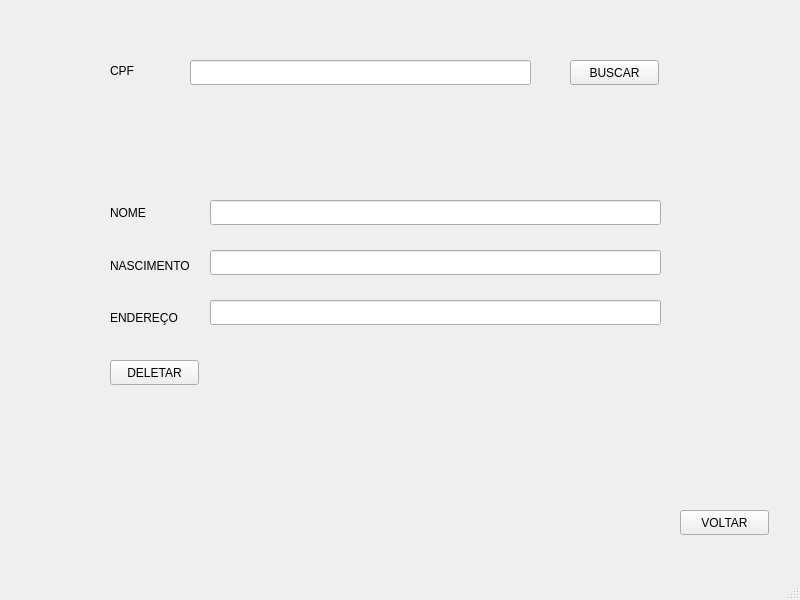
<?xml version="1.0" encoding="UTF-8"?>
<ui version="4.0">
 <class>MainWindow</class>
 <widget class="QMainWindow" name="MainWindow">
  <property name="geometry">
   <rect>
    <x>0</x>
    <y>0</y>
    <width>800</width>
    <height>600</height>
   </rect>
  </property>
  <property name="windowTitle">
   <string>MainWindow</string>
  </property>
  <widget class="QWidget" name="centralwidget">
   <widget class="QLabel" name="label">
    <property name="geometry">
     <rect>
      <x>110</x>
      <y>60</y>
      <width>31</width>
      <height>21</height>
     </rect>
    </property>
    <property name="text">
     <string>CPF</string>
    </property>
   </widget>
   <widget class="QLineEdit" name="lineEdit">
    <property name="geometry">
     <rect>
      <x>190</x>
      <y>60</y>
      <width>341</width>
      <height>25</height>
     </rect>
    </property>
   </widget>
   <widget class="QPushButton" name="pushButton">
    <property name="geometry">
     <rect>
      <x>570</x>
      <y>60</y>
      <width>89</width>
      <height>25</height>
     </rect>
    </property>
    <property name="text">
     <string>BUSCAR</string>
    </property>
   </widget>
   <widget class="QLineEdit" name="lineEdit_2">
    <property name="geometry">
     <rect>
      <x>210</x>
      <y>200</y>
      <width>451</width>
      <height>25</height>
     </rect>
    </property>
   </widget>
   <widget class="QLineEdit" name="lineEdit_3">
    <property name="geometry">
     <rect>
      <x>210</x>
      <y>250</y>
      <width>451</width>
      <height>25</height>
     </rect>
    </property>
   </widget>
   <widget class="QLineEdit" name="lineEdit_4">
    <property name="geometry">
     <rect>
      <x>210</x>
      <y>300</y>
      <width>451</width>
      <height>25</height>
     </rect>
    </property>
   </widget>
   <widget class="QPushButton" name="pushButton_2">
    <property name="geometry">
     <rect>
      <x>680</x>
      <y>510</y>
      <width>89</width>
      <height>25</height>
     </rect>
    </property>
    <property name="text">
     <string>VOLTAR</string>
    </property>
   </widget>
   <widget class="QWidget" name="layoutWidget">
    <property name="geometry">
     <rect>
      <x>110</x>
      <y>190</y>
      <width>97</width>
      <height>151</height>
     </rect>
    </property>
    <layout class="QVBoxLayout" name="verticalLayout">
     <item>
      <widget class="QLabel" name="label_2">
       <property name="text">
        <string>NOME</string>
       </property>
      </widget>
     </item>
     <item>
      <widget class="QLabel" name="label_3">
       <property name="text">
        <string>NASCIMENTO</string>
       </property>
      </widget>
     </item>
     <item>
      <widget class="QLabel" name="label_4">
       <property name="text">
        <string>ENDEREÇO</string>
       </property>
      </widget>
     </item>
    </layout>
   </widget>
   <widget class="QPushButton" name="pushButton_3">
    <property name="geometry">
     <rect>
      <x>110</x>
      <y>360</y>
      <width>89</width>
      <height>25</height>
     </rect>
    </property>
    <property name="text">
     <string>DELETAR</string>
    </property>
   </widget>
  </widget>
  <widget class="QMenuBar" name="menubar">
   <property name="geometry">
    <rect>
     <x>0</x>
     <y>0</y>
     <width>800</width>
     <height>22</height>
    </rect>
   </property>
  </widget>
  <widget class="QStatusBar" name="statusbar"/>
 </widget>
 <resources/>
 <connections/>
</ui>
